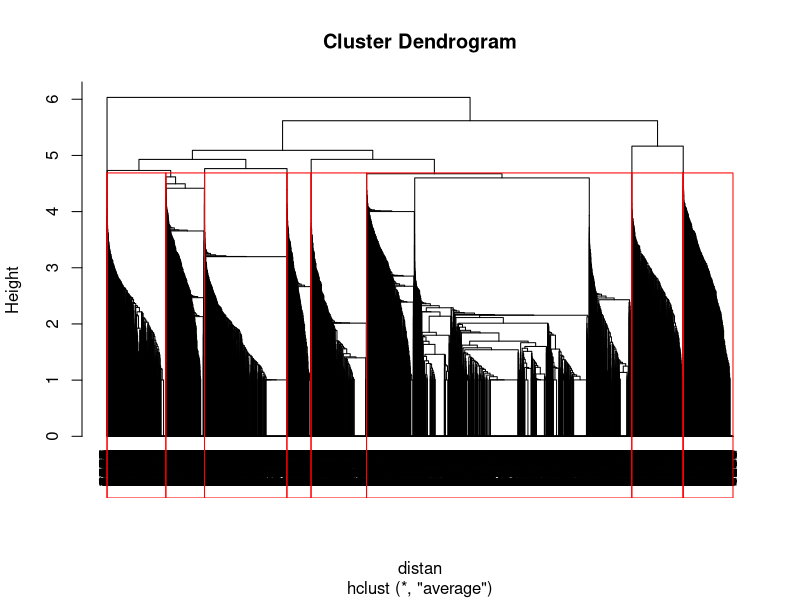

This figure's R source:
ds6<- read.csv(file="task3LDA2.csv", header = T, sep=",")
ds6hcl<-ds6[,-c(1:11)]
distan <- dist(ds6hcl, method = "euclidean") # distance matrix
fit <- hclust(distan, method="average") 
plot(fit, hang=-1) # display dendogram
groups <- cutree(fit, k=10) # cut tree into 10 clusters
# draw dendogram with red borders around the 10 clusters 
h <- rect.hclust(fit, k=10, border="red")
hcltab<-table(groups,ds6[,ncol(ds6)])

## find the clusters and the accuracy
temptable<-hcltab
cornum<-0
colnames<-c("correctIntance","totalIntance","accuracyOfeachCluster")
result<-matrix(0, 10,3,dimnames=list(1:10,colnames))
for(h in 1:10) {
  maxnnum<-max(temptable)
  cornum<-cornum+maxnnum
  if (maxnnum == 0){
    break
  } else {
    numloc<-which(temptable[,]==maxnnum)
    result[h,1]<-maxnnum
    coltemp<-numloc%/%10+1
    rowtemp<-numloc%%10
    result[h,2]<-sum(temptable[rowtemp,])
    result[h,3]<-maxnnum/sum(temptable[rowtemp,]) ##calculate the accuracy of each clusters
    rownames(hcltab)[rowtemp]<-colnames(temptable)[coltemp]
    temptable[,coltemp]<-0
    temptable[rowtemp,]<-0
  }
}
rownames(hcltab)
accuracy<-cornum/sum(hcltab,na.rm=TRUE)
data.frame(rownames(hcltab))
accuracy
result
